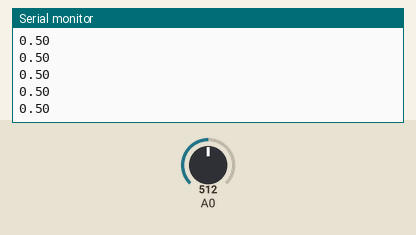
The sketch below on a simulated Arduino Uno, built with avr-gcc and run on an emulated ATmega328P. Shown: the last lines printed to the serial monitor. Inputs (shaded band) come from the test bench; at power-on: A0 = 512.

Above: at 1.2 s.
1.3 s: A0 set to 716
At 2.3 s:
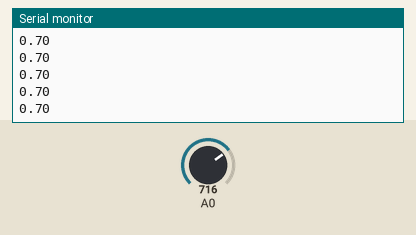
2.8 s: A0 set to 900
At 3.3 s:
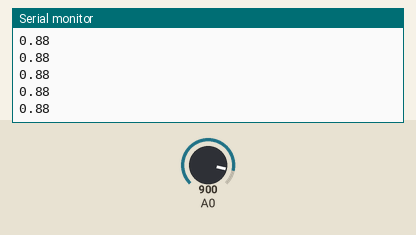
Timing chart, 0 to 5.8 s (numbered marks = the images above; inputs shaded):
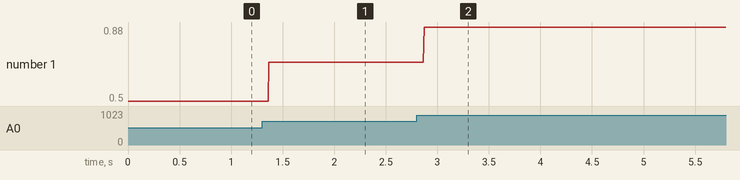

The sketch:

zad1.ino
```cpp
void setup() {
  Serial.begin(9600);
}

void loop() {
  int sensorValue = analogRead(A0);
  double voltageValue = (double) sensorValue / 1024.0;
  Serial.println(voltageValue);
  delay(1);
}
```

Measured:
- after the input at 1.3 s, the serial monitor: prints a new line after 0.07 s (image 1)
- after the input at 2.8 s, the serial monitor: prints a new line after 0.07 s (image 2)
- plotted number 1: 0.5 → 0.7 after the input at 1.3 s, 0.7 → 0.88 after the input at 2.8 s
